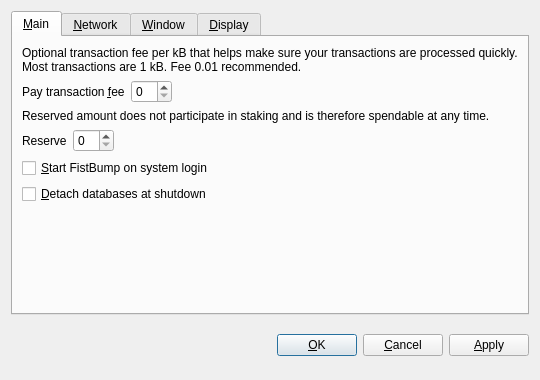
<?xml version="1.0" encoding="UTF-8"?>
<ui version="4.0">
 <class>OptionsDialog</class>
 <widget class="QDialog" name="OptionsDialog">
  <property name="geometry">
   <rect>
    <x>0</x>
    <y>0</y>
    <width>540</width>
    <height>380</height>
   </rect>
  </property>
  <property name="windowTitle">
   <string>Options</string>
  </property>
  <property name="modal">
   <bool>true</bool>
  </property>
  <layout class="QVBoxLayout" name="verticalLayout">
   <item>
    <widget class="QTabWidget" name="tabWidget">
     <property name="tabPosition">
      <enum>QTabWidget::North</enum>
     </property>
     <property name="currentIndex">
      <number>0</number>
     </property>
     <widget class="QWidget" name="tabMain">
      <attribute name="title">
       <string>&amp;Main</string>
      </attribute>
      <layout class="QVBoxLayout" name="verticalLayout_Main">
       <item>
        <widget class="QLabel" name="transactionFeeInfoLabel">
         <property name="text">
          <string>Optional transaction fee per kB that helps make sure your transactions are processed quickly. Most transactions are 1 kB. Fee 0.01 recommended.</string>
         </property>
         <property name="textFormat">
          <enum>Qt::PlainText</enum>
         </property>
         <property name="wordWrap">
          <bool>true</bool>
         </property>
        </widget>
       </item>
       <item>
        <layout class="QHBoxLayout" name="horizontalLayoutFee">
         <item>
          <widget class="QLabel" name="transactionFeeLabel">
           <property name="text">
            <string>Pay transaction &amp;fee</string>
           </property>
           <property name="textFormat">
            <enum>Qt::PlainText</enum>
           </property>
           <property name="buddy">
            <cstring>transactionFee</cstring>
           </property>
          </widget>
         </item>
         <item>
          <widget class="BitcoinAmountField" name="transactionFee"/>
         </item>
         <item>
          <spacer name="horizontalSpacerFee">
           <property name="orientation">
            <enum>Qt::Horizontal</enum>
           </property>
           <property name="sizeHint" stdset="0">
            <size>
             <width>40</width>
             <height>20</height>
            </size>
           </property>
          </spacer>
         </item>
        </layout>
       </item>
       <item>
        <widget class="QLabel" name="reserveBalanceInfoLabel">
         <property name="text">
          <string>Reserved amount does not participate in staking and is therefore spendable at any time.</string>
         </property>
         <property name="textFormat">
          <enum>Qt::PlainText</enum>
         </property>
         <property name="wordWrap">
          <bool>true</bool>
         </property>
        </widget>
       </item>
       <item>
        <layout class="QHBoxLayout" name="horizontalLayoutReserveBalance">
         <item>
          <widget class="QLabel" name="reserveBalanceLabel">
           <property name="text">
            <string>Reserve</string>
           </property>
           <property name="textFormat">
            <enum>Qt::PlainText</enum>
           </property>
           <property name="buddy">
            <cstring>reserveBalance</cstring>
           </property>
          </widget>
         </item>
         <item>
          <widget class="BitcoinAmountField" name="reserveBalance"/>
         </item>
         <item>
          <spacer name="horizontalSpacerReserveBalance">
           <property name="orientation">
            <enum>Qt::Horizontal</enum>
           </property>
           <property name="sizeHint" stdset="0">
            <size>
             <width>40</width>
             <height>20</height>
            </size>
           </property>
          </spacer>
         </item>
        </layout>
       </item>
       <item>
        <widget class="QCheckBox" name="bitcoinAtStartup">
         <property name="toolTip">
          <string>Automatically start FistBump after logging in to the system.</string>
         </property>
         <property name="text">
          <string>&amp;Start FistBump on system login</string>
         </property>
        </widget>
       </item>
       <item>
        <widget class="QCheckBox" name="detachDatabases">
         <property name="toolTip">
          <string>Detach block and address databases at shutdown. This means they can be moved to another data directory, but it slows down shutdown. The wallet is always detached.</string>
         </property>
         <property name="text">
          <string>&amp;Detach databases at shutdown</string>
         </property>
        </widget>
       </item>
       <item>
        <spacer name="verticalSpacer_Main">
         <property name="orientation">
          <enum>Qt::Vertical</enum>
         </property>
         <property name="sizeHint" stdset="0">
          <size>
           <width>20</width>
           <height>40</height>
          </size>
         </property>
        </spacer>
       </item>
      </layout>
     </widget>
     <widget class="QWidget" name="tabNetwork">
      <attribute name="title">
       <string>&amp;Network</string>
      </attribute>
      <layout class="QVBoxLayout" name="verticalLayout_Network">
       <item>
        <widget class="QCheckBox" name="mapPortUpnp">
         <property name="toolTip">
          <string>Automatically open the FistBump client port on the router. This only works when your router supports UPnP and it is enabled.</string>
         </property>
         <property name="text">
          <string>Map port using &amp;UPnP</string>
         </property>
        </widget>
       </item>
       <item>
        <widget class="QCheckBox" name="connectSocks">
         <property name="toolTip">
          <string>Connect to the FistBump network through a SOCKS proxy (e.g. when connecting through Tor).</string>
         </property>
         <property name="text">
          <string>&amp;Connect through SOCKS proxy:</string>
         </property>
        </widget>
       </item>
       <item>
        <layout class="QHBoxLayout" name="horizontalLayout_Network">
         <item>
          <widget class="QLabel" name="proxyIpLabel">
           <property name="text">
            <string>Proxy &amp;IP:</string>
           </property>
           <property name="textFormat">
            <enum>Qt::PlainText</enum>
           </property>
           <property name="buddy">
            <cstring>proxyIp</cstring>
           </property>
          </widget>
         </item>
         <item>
          <widget class="QValidatedLineEdit" name="proxyIp">
           <property name="maximumSize">
            <size>
             <width>140</width>
             <height>16777215</height>
            </size>
           </property>
           <property name="toolTip">
            <string>IP address of the proxy (e.g. 127.0.0.1)</string>
           </property>
          </widget>
         </item>
         <item>
          <widget class="QLabel" name="proxyPortLabel">
           <property name="text">
            <string>&amp;Port:</string>
           </property>
           <property name="textFormat">
            <enum>Qt::PlainText</enum>
           </property>
           <property name="buddy">
            <cstring>proxyPort</cstring>
           </property>
          </widget>
         </item>
         <item>
          <widget class="QLineEdit" name="proxyPort">
           <property name="maximumSize">
            <size>
             <width>55</width>
             <height>16777215</height>
            </size>
           </property>
           <property name="toolTip">
            <string>Port of the proxy (e.g. 9050)</string>
           </property>
          </widget>
         </item>
         <item>
          <widget class="QLabel" name="socksVersionLabel">
           <property name="text">
            <string>SOCKS &amp;Version:</string>
           </property>
           <property name="textFormat">
            <enum>Qt::PlainText</enum>
           </property>
           <property name="buddy">
            <cstring>socksVersion</cstring>
           </property>
          </widget>
         </item>
         <item>
          <widget class="QValueComboBox" name="socksVersion">
           <property name="toolTip">
            <string>SOCKS version of the proxy (e.g. 5)</string>
           </property>
          </widget>
         </item>
         <item>
          <spacer name="horizontalSpacer_Network">
           <property name="orientation">
            <enum>Qt::Horizontal</enum>
           </property>
           <property name="sizeHint" stdset="0">
            <size>
             <width>40</width>
             <height>20</height>
            </size>
           </property>
          </spacer>
         </item>
        </layout>
       </item>
       <item>
        <spacer name="verticalSpacer_Network">
         <property name="orientation">
          <enum>Qt::Vertical</enum>
         </property>
         <property name="sizeHint" stdset="0">
          <size>
           <width>20</width>
           <height>40</height>
          </size>
         </property>
        </spacer>
       </item>
      </layout>
     </widget>
     <widget class="QWidget" name="tabWindow">
      <attribute name="title">
       <string>&amp;Window</string>
      </attribute>
      <layout class="QVBoxLayout" name="verticalLayout_Window">
       <item>
        <widget class="QCheckBox" name="minimizeToTray">
         <property name="toolTip">
          <string>Show only a tray icon after minimizing the window.</string>
         </property>
         <property name="text">
          <string>&amp;Minimize to the tray instead of the taskbar</string>
         </property>
        </widget>
       </item>
       <item>
        <widget class="QCheckBox" name="minimizeOnClose">
         <property name="toolTip">
          <string>Minimize instead of exit the application when the window is closed. When this option is enabled, the application will be closed only after selecting Quit in the menu.</string>
         </property>
         <property name="text">
          <string>M&amp;inimize on close</string>
         </property>
        </widget>
       </item>
       <item>
        <spacer name="verticalSpacer_Window">
         <property name="orientation">
          <enum>Qt::Vertical</enum>
         </property>
         <property name="sizeHint" stdset="0">
          <size>
           <width>20</width>
           <height>40</height>
          </size>
         </property>
        </spacer>
       </item>
      </layout>
     </widget>
     <widget class="QWidget" name="tabDisplay">
      <attribute name="title">
       <string>&amp;Display</string>
      </attribute>
      <layout class="QVBoxLayout" name="verticalLayout_Display">
       <item>
        <layout class="QHBoxLayout" name="horizontalLayout_1_Display">
         <item>
          <widget class="QLabel" name="langLabel">
           <property name="text">
            <string>User Interface &amp;language:</string>
           </property>
           <property name="textFormat">
            <enum>Qt::PlainText</enum>
           </property>
           <property name="buddy">
            <cstring>lang</cstring>
           </property>
          </widget>
         </item>
         <item>
          <widget class="QValueComboBox" name="lang">
           <property name="toolTip">
            <string>The user interface language can be set here. This setting will take effect after restarting FistBump.</string>
           </property>
          </widget>
         </item>
        </layout>
       </item>
       <item>
        <layout class="QHBoxLayout" name="horizontalLayout_2_Display">
         <item>
          <widget class="QLabel" name="unitLabel">
           <property name="text">
            <string>&amp;Unit to show amounts in:</string>
           </property>
           <property name="textFormat">
            <enum>Qt::PlainText</enum>
           </property>
           <property name="buddy">
            <cstring>unit</cstring>
           </property>
          </widget>
         </item>
         <item>
          <widget class="QValueComboBox" name="unit">
           <property name="toolTip">
            <string>Choose the default subdivision unit to show in the interface and when sending coins.</string>
           </property>
          </widget>
         </item>
        </layout>
       </item>
       <item>
        <widget class="QCheckBox" name="displayAddresses">
         <property name="toolTip">
          <string>Whether to show FistBump addresses in the transaction list or not.</string>
         </property>
         <property name="text">
          <string>&amp;Display addresses in transaction list</string>
         </property>
        </widget>
       </item>
       <item>
        <widget class="QCheckBox" name="coinControlFeatures">
         <property name="toolTip">
          <string>Whether to show coin control features or not.</string>
         </property>
         <property name="text">
          <string>Display coin &amp;control features (experts only!)</string>
         </property>
        </widget>
       </item>
       <item>
        <spacer name="verticalSpacer_Display">
         <property name="orientation">
          <enum>Qt::Vertical</enum>
         </property>
         <property name="sizeHint" stdset="0">
          <size>
           <width>20</width>
           <height>40</height>
          </size>
         </property>
        </spacer>
       </item>
      </layout>
     </widget>
    </widget>
   </item>
   <item>
    <layout class="QHBoxLayout" name="horizontalLayout_Buttons">
     <item>
      <spacer name="horizontalSpacer_1">
       <property name="orientation">
        <enum>Qt::Horizontal</enum>
       </property>
       <property name="sizeHint" stdset="0">
        <size>
         <width>40</width>
         <height>48</height>
        </size>
       </property>
      </spacer>
     </item>
     <item>
      <widget class="QLabel" name="statusLabel">
       <property name="font">
        <font>
         <weight>75</weight>
         <bold>true</bold>
        </font>
       </property>
       <property name="text">
        <string/>
       </property>
       <property name="textFormat">
        <enum>Qt::PlainText</enum>
       </property>
       <property name="wordWrap">
        <bool>true</bool>
       </property>
      </widget>
     </item>
     <item>
      <spacer name="horizontalSpacer_2">
       <property name="orientation">
        <enum>Qt::Horizontal</enum>
       </property>
       <property name="sizeHint" stdset="0">
        <size>
         <width>40</width>
         <height>48</height>
        </size>
       </property>
      </spacer>
     </item>
     <item>
      <widget class="QPushButton" name="okButton">
       <property name="text">
        <string>&amp;OK</string>
       </property>
      </widget>
     </item>
     <item>
      <widget class="QPushButton" name="cancelButton">
       <property name="text">
        <string>&amp;Cancel</string>
       </property>
       <property name="autoDefault">
        <bool>false</bool>
       </property>
      </widget>
     </item>
     <item>
      <widget class="QPushButton" name="applyButton">
       <property name="text">
        <string>&amp;Apply</string>
       </property>
       <property name="autoDefault">
        <bool>false</bool>
       </property>
      </widget>
     </item>
    </layout>
   </item>
  </layout>
 </widget>
 <customwidgets>
  <customwidget>
   <class>BitcoinAmountField</class>
   <extends>QSpinBox</extends>
   <header>bitcoinamountfield.h</header>
  </customwidget>
  <customwidget>
   <class>QValueComboBox</class>
   <extends>QComboBox</extends>
   <header>qvaluecombobox.h</header>
  </customwidget>
  <customwidget>
   <class>QValidatedLineEdit</class>
   <extends>QLineEdit</extends>
   <header>qvalidatedlineedit.h</header>
  </customwidget>
 </customwidgets>
 <resources/>
 <connections/>
</ui>
